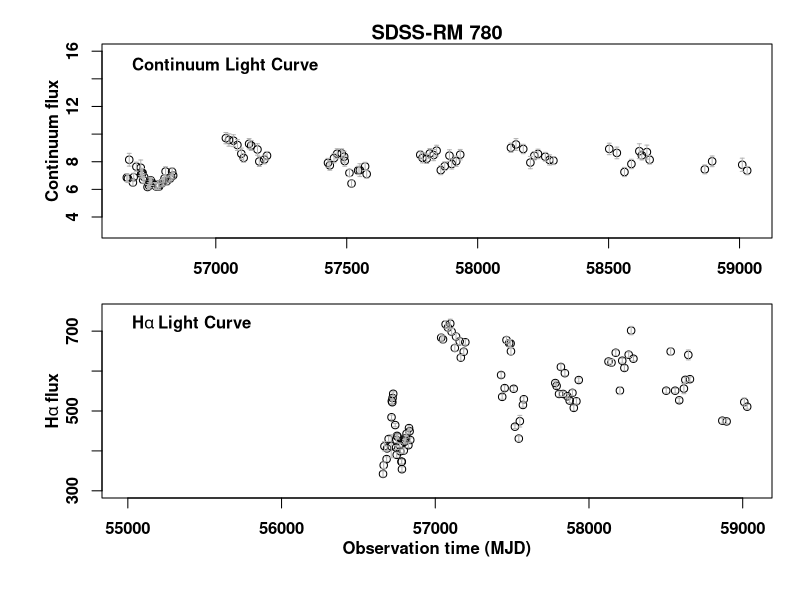

Reproduce this figure in R. (Note: this script raises an error after producing the figure.)

############### Section 4.2: Fixed-width latent-process DRW models

options(digits = 11)
setwd("~/Desktop/yasaman/")
dat.h <- read.table("ha.txt", skip = 1, sep = "", header = FALSE)
dat.c <- read.table("cont.txt", skip = 1, sep = "", header = FALSE)

cont <- dat.c[dat.c[, 4] == "sdss_spec_r", ]
ha   <- dat.h

median(diff(cont[, 1])); median(cont[, 2]); median(cont[, 3])
median(diff(ha[, 1])); median(ha[, 2]); median(ha[, 3])

############### Figure 1

par(mfrow = c(2, 1),
    mar = c(2.1, 2.1, 1.2, 0.4),
    oma = c(3, 3, 1, 1), font = 2, font.axis = 2, cex = 1)
cex.size <- 1

plot(cont[, 1], cont[, 2], 
     col = 1, xlim = c(min(ha[, 1], cont[, 1]),  
                       max(ha[, 1], cont[, 1])),
     ylim = c(3, 16),
     xlab = "", ylab = , pch = 1, cex = cex.size, main = "")
legend("topleft", "Continuum Light Curve", bty = "n")
mtext("Continuum flux", side = 2, line = 2)
arrows(cont[, 1], cont[, 2] - cont[, 3], cont[, 1], cont[, 2] + cont[, 3], 
       angle = 90, code = 3, length = 0.02, col = "gray70")
title("SDSS-RM 780")

plot(dat.h[, 1], dat.h[, 2], col = 1, xlim = c(min(dat.h[, 1], dat.c[, 1]), max(dat.h[, 1], dat.c[, 1])),
     ylim = c(300, 750),
     xlab = "", ylab = "", pch = 1, cex = cex.size, main = "")
legend("topleft", expression(bold(H*alpha~"Light Curve")), bty = "n")
mtext(expression(bold(H*alpha~"flux")), side = 2, line = 2)
mtext("Observation time (MJD)", side = 1, line = 2)
arrows(ha[, 1], ha[, 2] - ha[, 3], ha[, 1], ha[, 2] + ha[, 3], 
       angle = 90, code = 3, length = 0.02, col = "gray70")

############### Fixed transfer-function width (top-hat) and standard deviation (Gaussian).

fixed_width_G  <- 5
fixed_width_TH <- sqrt(12) * fixed_width_G

############### Number of parallel cores.

ncores_default <- max(1L, parallel::detectCores() - 1L)

############### Read and prepare the data

tc <- as.numeric(cont[, 1])
yc <- as.numeric(cont[, 2])
ec <- as.numeric(cont[, 3])

tl <- as.numeric(ha[, 1])
yl <- as.numeric(ha[, 2])
el <- as.numeric(ha[, 3])

y <- c(yc, yl)

nc <- length(yc)
nl <- length(yl)
N  <- nc + nl

############### ============================================================
############### Stationary DRW covariance and PSD implied by
############### dZ(t) = -(1/tau) Z(t) dt + sigma dW(t)
############### sigma: diffusion coefficient / short-timescale amplitude
############### tau:   characteristic timescale
############### Var{Z(t)} = sigma^2 * tau / 2
############### ============================================================

K_drw <- function(t1, t2, sigma, tau) {
  if (!is.finite(sigma) || sigma <= 0) stop("sigma must be positive.")
  if (!is.finite(tau) || tau <= 0) stop("tau must be positive.")
  lag <- abs(outer(t1, t2, "-"))
  (sigma^2 * tau / 2) * exp(-lag / tau)
}

S_drw <- function(omega, sigma, tau) {
  sigma^2 * tau^2 / (1 + omega^2 * tau^2)
}

############### Transfer-function quadrature

quad_rule <- function(type = c("TH", "G"), tau0, width, nq = 31L,
                      gaussian_limit = 5) {
  type <- match.arg(type)
  nq <- as.integer(nq)
  if (nq < 3L) stop("nq must be at least 3.")
  if (!is.finite(width) || width <= 0) stop("width must be positive.")

  if (type == "TH") {
    u <- seq(tau0 - width / 2, tau0 + width / 2, length.out = nq)
    weights <- rep(1, nq)
    weights[c(1L, nq)] <- 0.5
    weights <- weights / sum(weights)
  } else {
    u <- seq(tau0 - gaussian_limit * width,
             tau0 + gaussian_limit * width,
             length.out = nq)
    weights <- dnorm(u, mean = tau0, sd = width)
    weights[c(1L, nq)] <- weights[c(1L, nq)] / 2
    weights <- weights / sum(weights)
  }
  list(u = u, weights = weights)
}

############### Matrix applying quadrature weights at multiple time points

make_W <- function(n_time, weights) {
  nq <- length(weights)
  W <- matrix(0, nrow = n_time, ncol = n_time * nq)
  for (i in seq_len(n_time)) {
    idx <- ((i - 1L) * nq + 1L):(i * nq)
    W[i, idx] <- weights
  }
  W
}

shifted_times <- function(times, delays) {
  as.vector(t(outer(times, delays, "-")))
}


############### Joint covariance of continuum and emission-line observations

build_joint_covariance <- function(par, type = c("TH", "G"), nq = 31L,
                                   width_TH = fixed_width_TH,
                                   width_G = fixed_width_G,
                                   jitter = 1e-8) {
  type <- match.arg(type)

  mu_c  <- unname(par["mu_c"])
  sigma <- exp(unname(par["log_sigma"]))
  tau   <- exp(unname(par["log_tau"]))
  mu_l  <- unname(par["mu_l"])
  alpha <- exp(unname(par["log_alpha"]))
  tau0  <- unname(par["tau0"])
  width <- if (type == "TH") width_TH else width_G

  q <- quad_rule(type, tau0, width, nq)
  u <- q$u; weights <- q$weights
  shifted_line <- shifted_times(tl, u)
  W_line <- make_W(nl, weights)

  Kcc <- K_drw(tc, tc, sigma, tau)
  Kcl <- alpha * K_drw(tc, shifted_line, sigma, tau) %*% t(W_line)
  Kll <- alpha^2 * W_line %*%
    K_drw(shifted_line, shifted_line, sigma, tau) %*% t(W_line)

  Kobs <- rbind(cbind(Kcc, Kcl), cbind(t(Kcl), Kll))
  diag(Kobs) <- diag(Kobs) + c(ec^2, el^2) + jitter

  list(
    K = Kobs,
    mean = c(rep(mu_c, nc), rep(mu_l, nl)),
    sigma = sigma, tau = tau, alpha = alpha, tau0 = tau0,
    width = width, delays = u, weights = weights,
    W_line = W_line, shifted_line = shifted_line
  )
}

############### Negative log-likelihood

neg_loglik_fixed <- function(par, type = c("TH", "G"), nq = 31L,
                             width_TH = fixed_width_TH,
                             width_G = fixed_width_G,
                             penalty = 1e100) {
  type <- match.arg(type)
  obj <- try(build_joint_covariance(par, type, nq, width_TH, width_G),
             silent = TRUE)
  if (inherits(obj, "try-error")) return(penalty)
  R <- try(chol(obj$K), silent = TRUE)
  if (inherits(R, "try-error")) return(penalty)
  residual <- y - obj$mean
  z <- forwardsolve(t(R), residual)
  nll <- 0.5 * sum(z^2) + sum(log(diag(R))) + 0.5 * N * log(2 * pi)
  if (!is.finite(nll)) penalty else nll
}

############### Starting values and bounds

safe_sd <- function(x) {
  ans <- sd(x)
  if (!is.finite(ans) || ans <= 0) 1 else ans
}

yc_sd <- safe_sd(yc); yl_sd <- safe_sd(yl)
baseline <- max(c(tc, tl)) - min(c(tc, tl))
if (!is.finite(baseline) || baseline <= 0) baseline <- 1000

tau_upper <- max(5000, 2 * baseline)
lag_upper <- min(500, max(300, baseline / 2))

lower_fixed <- c(
  mu_c = min(yc) - 3 * yc_sd,
  log_sigma = log(1e-4),
  log_tau = log(1),
  mu_l = min(yl) - 3 * yl_sd,
  log_alpha = log(1e-4),
  tau0 = 0
)

upper_fixed <- c(
  mu_c = max(yc) + 3 * yc_sd,
  log_sigma = log(100),
  log_tau = log(tau_upper),
  mu_l = max(yl) + 3 * yl_sd,
  log_alpha = log(1e4),
  tau0 = lag_upper
)

make_start_fixed <- function() {
  tau_start <- exp(runif(1, log(30), log(min(1000, tau_upper))))
  sigma_center <- yc_sd / sqrt(tau_start / 2)
  sigma_start <- exp(runif(
    1,
    log(max(1e-4, 0.3 * sigma_center)),
    log(max(1e-3, 3 * sigma_center))
  ))
  alpha_center <- yl_sd / max(yc_sd, 1e-6)
  alpha_start <- exp(runif(
    1,
    log(max(1e-4, 0.2 * alpha_center)),
    log(max(1e-3, 5 * alpha_center))
  ))

  start <- c(
    mu_c = mean(yc),
    log_sigma = log(sigma_start),
    log_tau = log(tau_start),
    mu_l = mean(yl),
    log_alpha = log(alpha_start),
    tau0 = runif(1, 1, lag_upper)
  )
  pmin(pmax(start, lower_fixed + 1e-8), upper_fixed - 1e-8)
}

############### Multi-start MLE

fit_one_fixed <- function(type = c("TH", "G"), nstart = 30L,
                          nq = 21L, final_nq = max(31L, nq),
                          ncores = ncores_default,
                          maxit = 1500L, final_maxit = 3000L,
                          width_TH = fixed_width_TH,
                          width_G = fixed_width_G,
                          seed = 2026,
                          final_hessian = TRUE) {
  type <- match.arg(type)
  set.seed(seed)
  starts <- replicate(nstart, make_start_fixed(), simplify = FALSE)
  overall_start <- Sys.time()

  cat("\n============================================================\n")
  cat("Model:", type, "| starts:", nstart, "| nq:", nq,
      "| final nq:", final_nq, "\n")
  cat("Started:", format(overall_start), "\n")
  cat("============================================================\n")

  fit_fun <- function(start, id) {
    run_start <- Sys.time()
    ans <- tryCatch(
      optim(
        par = start, fn = neg_loglik_fixed,
        type = type, nq = nq,
        width_TH = width_TH, width_G = width_G,
        method = "L-BFGS-B", lower = lower_fixed, upper = upper_fixed,
        control = list(maxit = maxit, factr = 1e7, pgtol = 1e-7)
      ),
      error = function(e) list(
        par = start, value = Inf, convergence = 999L,
        message = conditionMessage(e)
      )
    )
    run_end <- Sys.time()
    ans$start_id <- id
    ans$elapsed_minutes <- as.numeric(difftime(run_end, run_start, units = "mins"))
    cat(sprintf("[%3d/%3d] %s -> %s | %.2f min | nll=%s | conv=%d\n",
                id, nstart,
                format(run_start, "%Y-%m-%d %H:%M:%S"),
                format(run_end, "%Y-%m-%d %H:%M:%S"),
                ans$elapsed_minutes,
                if (is.finite(ans$value)) sprintf("%.6f", ans$value) else "Inf",
                ans$convergence))
    ans
  }

  ids <- seq_along(starts)
  if (.Platform$OS.type == "windows" || ncores <= 1L) {
    fits <- lapply(ids, function(i) fit_fun(starts[[i]], i))
  } else {
    fits <- parallel::mclapply(
      ids, function(i) fit_fun(starts[[i]], i),
      mc.cores = ncores, mc.preschedule = FALSE
    )
  }

  vals <- vapply(fits, function(z) {
    if (is.null(z$value) || !is.finite(z$value)) Inf else z$value
  }, numeric(1))
  if (all(!is.finite(vals))) stop("All optimization starts failed.")

  best_id <- which.min(vals)
  best <- fits[[best_id]]
  cat("\nBest initial start:", best_id, "| nll:", best$value, "\n")

  refined <- optim(
    par = best$par, fn = neg_loglik_fixed,
    type = type, nq = final_nq,
    width_TH = width_TH, width_G = width_G,
    method = "L-BFGS-B", lower = lower_fixed, upper = upper_fixed,
    hessian = final_hessian,
    control = list(maxit = final_maxit, factr = 1e5, pgtol = 1e-8)
  )

  p <- refined$par
  width <- if (type == "TH") width_TH else width_G
  estimates <- c(
    mu_c = unname(p["mu_c"]),
    sigma = exp(unname(p["log_sigma"])),
    tau = exp(unname(p["log_tau"])),
    mu_l = unname(p["mu_l"]),
    alpha = exp(unname(p["log_alpha"])),
    tau0 = unname(p["tau0"]),
    width = width
  )

  logLik_value <- -refined$value
  AIC_value <- -2 * logLik_value + 2 * length(p)
  overall_end <- Sys.time()

  cat("Final convergence:", refined$convergence, "\n")
  cat("Final logLik     :", logLik_value, "\n")
  cat("Final AIC        :", AIC_value, "\n")
  cat("Finished         :", format(overall_end), "\n\n")

  list(
    type = type, fit = refined, estimates = estimates,
    logLik = logLik_value, AIC = AIC_value,
    fixed_width = width, best_start = best_id,
    all_fits = fits, initial_objective_values = vals,
    final_nq = final_nq,
    timing = list(start = overall_start, end = overall_end)
  )
}

############### Hessian diagnostics and SEs

hessian_diagnostics_fixed <- function(fit_object) {
  H <- fit_object$fit$hessian
  if (is.null(H)) return(list(valid = FALSE, message = "No Hessian stored."))
  H <- (H + t(H)) / 2
  eig <- eigen(H, symmetric = TRUE, only.values = TRUE)$values
  valid <- all(is.finite(eig)) && min(eig) > 0
  list(
    valid = valid,
    message = if (valid) "Hessian is positive definite." else
      "Hessian is not positive definite; SEs are unreliable.",
    eigenvalues = eig,
    minimum_eigenvalue = min(eig),
    maximum_eigenvalue = max(eig),
    nonpositive = sum(eig <= 0),
    condition_number = if (valid) max(eig) / min(eig) else Inf
  )
}

extract_estimates_and_se_fixed <- function(fit_object) {
  info <- hessian_diagnostics_fixed(fit_object)
  p <- fit_object$fit$par
  est <- c(
    mu_c = unname(p["mu_c"]),
    sigma = exp(unname(p["log_sigma"])),
    tau = exp(unname(p["log_tau"])),
    mu_l = unname(p["mu_l"]),
    alpha = exp(unname(p["log_alpha"])),
    tau0 = unname(p["tau0"])
  )
  if (!info$valid) {
    warning(info$message)
    return(data.frame(parameter = names(est), estimate = as.numeric(est), SE = NA_real_))
  }
  H <- (fit_object$fit$hessian + t(fit_object$fit$hessian)) / 2
  se_int <- sqrt(diag(solve(H)))
  se <- c(
    mu_c = unname(se_int["mu_c"]),
    sigma = est["sigma"] * unname(se_int["log_sigma"]),
    tau = est["tau"] * unname(se_int["log_tau"]),
    mu_l = unname(se_int["mu_l"]),
    alpha = est["alpha"] * unname(se_int["log_alpha"]),
    tau0 = unname(se_int["tau0"])
  )
  data.frame(parameter = names(est), estimate = as.numeric(est), SE = as.numeric(se))
}

compare_best_starts <- function(fit_object, n = 10L) {
  vals <- sort(fit_object$initial_objective_values[
    is.finite(fit_object$initial_objective_values)
  ])
  vals <- head(vals, n)
  data.frame(rank = seq_along(vals), negative_log_likelihood = vals,
             difference_from_best = vals - min(vals))
}

############### Conditional prediction

predict_rm_fixed <- function(fit_or_par, type = c("TH", "G"),
                             t_grid, nq = 41L,
                             width_TH = fixed_width_TH,
                             width_G = fixed_width_G,
                             jitter = 1e-8) {
  type <- match.arg(type)
  par <- if (is.list(fit_or_par) && !is.null(fit_or_par$estimates)) {
    fit_or_par$estimates
  } else fit_or_par

  width <- if ("width" %in% names(par)) unname(par["width"]) else
    if (type == "TH") width_TH else width_G

  q <- quad_rule(type, unname(par["tau0"]), width, nq)
  u <- q$u; weights <- q$weights
  shifted_line <- shifted_times(tl, u)
  W_line <- make_W(nl, weights)

  sigma <- unname(par["sigma"])
  tau <- unname(par["tau"])
  alpha <- unname(par["alpha"])

  Kcc <- K_drw(tc, tc, sigma, tau)
  Kcl <- alpha * K_drw(tc, shifted_line, sigma, tau) %*% t(W_line)
  Kll <- alpha^2 * W_line %*%
    K_drw(shifted_line, shifted_line, sigma, tau) %*% t(W_line)
  Kobs <- rbind(cbind(Kcc, Kcl), cbind(t(Kcl), Kll))
  diag(Kobs) <- diag(Kobs) + c(ec^2, el^2) + jitter

  mean_obs <- c(rep(unname(par["mu_c"]), nc), rep(unname(par["mu_l"]), nl))
  R <- chol(Kobs)
  Kinv_res <- backsolve(R, forwardsolve(t(R), y - mean_obs))

  Kstar_c <- cbind(
    K_drw(t_grid, tc, sigma, tau),
    alpha * K_drw(t_grid, shifted_line, sigma, tau) %*% t(W_line)
  )
  continuum_mean <- as.numeric(unname(par["mu_c"]) + Kstar_c %*% Kinv_res)
  Vc <- forwardsolve(t(R), t(Kstar_c))
  continuum_var <- pmax(sigma^2 * tau / 2 - colSums(Vc^2), 0)

  shifted_grid <- shifted_times(t_grid, u)
  W_grid <- make_W(length(t_grid), weights)
  Kstar_l_cont <- alpha * W_grid %*% K_drw(shifted_grid, tc, sigma, tau)
  Kstar_l_line <- alpha^2 * W_grid %*%
    K_drw(shifted_grid, shifted_line, sigma, tau) %*% t(W_line)
  Kstar_l <- cbind(Kstar_l_cont, Kstar_l_line)
  line_mean <- as.numeric(unname(par["mu_l"]) + Kstar_l %*% Kinv_res)
  Vl <- forwardsolve(t(R), t(Kstar_l))
  Kuu <- K_drw(u, u, sigma, tau)
  line_prior_var <- as.numeric(alpha^2 * t(weights) %*% Kuu %*% weights)
  line_var <- pmax(line_prior_var - colSums(Vl^2), 0)

  list(
    time = t_grid,
    continuum_mean = continuum_mean,
    continuum_sd = sqrt(continuum_var),
    line_mean = line_mean,
    line_sd = sqrt(line_var)
  )
}

############### Figure 5: transfer functions

plot_transfer_functions <- function(fit_TH, fit_G, outfile = NULL,
                                    ngrid = 2000L, xlim = NULL) {
  par_TH <- if (is.list(fit_TH)) fit_TH$estimates else fit_TH
  par_G <- if (is.list(fit_G)) fit_G$estimates else fit_G
  tau_TH <- unname(par_TH["tau0"]); w_TH <- unname(par_TH["width"])
  tau_G <- unname(par_G["tau0"]); omega_G <- unname(par_G["width"])

  u_TH <- seq(tau_TH - 0.8 * w_TH, tau_TH + 0.8 * w_TH, length.out = ngrid)
  psi_TH <- ifelse(abs(u_TH - tau_TH) <= w_TH / 2, 1 / w_TH, 0)
  psi_TH <- psi_TH / max(psi_TH)
  u_G <- seq(tau_G - 4 * omega_G, tau_G + 4 * omega_G, length.out = ngrid)
  psi_G <- dnorm(u_G, tau_G, omega_G); psi_G <- psi_G / max(psi_G)
  if (is.null(xlim)) xlim <- range(c(u_TH, u_G))

  if (!is.null(outfile)) { pdf(outfile, 7.2, 7.2); on.exit(dev.off(), add = TRUE) }
  old <- par(no.readonly = TRUE); on.exit(par(old), add = TRUE)
  par(mfrow = c(2, 1), mar = c(4.2, 4.3, 2.2, 1))

  plot(u_TH, psi_TH, type = "l", lwd = 2, xlim = c(115, 165), ylim = c(0, 1.05),
       xlab = "", ylab = "",
       main = "Top-hat response")
  abline(v = tau_TH, lty = 3)
  mtext("Lag (days)", side = 1, line = 2, cex = 1.1)
  mtext(expression(Psi(u) / max(Psi(u))), side = 2, line = 2, cex = 1.1)

  legend("topright", c(sprintf("Lag = %.2f days", tau_TH),
                       sprintf("Width = %.2f days", w_TH)), bty = "n")

  plot(u_G, psi_G, type = "l", lwd = 2, xlim = c(115, 165), ylim = c(0, 1.05),
       xlab = "", ylab = "",
       main = "")
  title("Gaussian response")
  mtext("Lag (days)", side = 1, line = 2, cex = 1.1)
  mtext(expression(Psi(u) / max(Psi(u))), side = 2, line = 2, cex = 1.1)
  abline(v = tau_G, lty = 3)
  legend("topright", c(sprintf("Lag = %.2f days", tau_G),
                       sprintf("SD = %.2f days", omega_G)), bty = "n")
}

############### Figure 6: conditional H-alpha reconstructions

plot_line_reconstructions <- function(fit_TH, fit_G, outfile = NULL,
                                      nq = 41L, ngrid = 800L,
                                      xlim = range(c(tc, tl))) {
  par_TH <- if (is.list(fit_TH)) fit_TH$estimates else fit_TH
  par_G <- if (is.list(fit_G)) fit_G$estimates else fit_G
  t_grid <- seq(xlim[1], xlim[2], length.out = ngrid)
  pred_TH <- predict_rm_fixed(par_TH, "TH", t_grid, nq)
  pred_G <- predict_rm_fixed(par_G, "G", t_grid, nq)

  ylim_line <- range(
    yl - el, yl + el,
    pred_TH$line_mean - 1.96 * pred_TH$line_sd,
    pred_TH$line_mean + 1.96 * pred_TH$line_sd,
    pred_G$line_mean - 1.96 * pred_G$line_sd,
    pred_G$line_mean + 1.96 * pred_G$line_sd,
    finite = TRUE
  )

  if (!is.null(outfile)) { pdf(outfile, 8, 7); on.exit(dev.off(), add = TRUE) }
  old <- par(no.readonly = TRUE); on.exit(par(old), add = TRUE)
  par(mfrow = c(2, 1), mar = c(4, 4.3, 2.2, 1))

  draw_panel <- function(pred, title_text) {
    plot(tl, yl, type = "n", xlim = xlim, ylim = ylim_line,
         xlab = "",
         ylab = "", main = title_text)
    mtext("Observation time (MJD)", side = 1, line = 2, cex = 1.1)
    mtext(expression(H * alpha ~ "flux"), side = 2, line = 2, cex = 1.1)
    polygon(c(pred$time, rev(pred$time)),
            c(pred$line_mean - 1.96 * pred$line_sd,
              rev(pred$line_mean + 1.96 * pred$line_sd)),
            border = NA, col = adjustcolor("gray75", alpha.f = 0.45))
    arrows(tl, yl - el, tl, yl + el, angle = 90, code = 3,
           length = 0.015, col = "gray60")
    points(tl, yl, pch = 16, cex = 0.65)
    lines(pred$time, pred$line_mean, lwd = 2)
  }

  draw_panel(pred_TH, sprintf("Top-hat: lag = %.2f d, width = %.2f d",
                              par_TH["tau0"], par_TH["width"]))
  draw_panel(pred_G, sprintf("Gaussian: lag = %.2f d, SD = %.2f d",
                             par_G["tau0"], par_G["width"]))
  invisible(list(top_hat = pred_TH, gaussian = pred_G))
}

############### Figure 7: frequency responses and filtered PSD ratio

sinc_safe <- function(x) {
  out <- rep(1, length(x)); idx <- abs(x) > 1e-12
  out[idx] <- sin(x[idx]) / x[idx]
  out
}

plot_frequency_domain <- function(fit_TH, fit_G, outfile = NULL,
                                  omega_min = 1e-5, omega_max = 2,
                                  ngrid = 2000L) {
  par_TH <- if (is.list(fit_TH)) fit_TH$estimates else fit_TH
  par_G <- if (is.list(fit_G)) fit_G$estimates else fit_G
  omega <- 10^seq(log10(omega_min), log10(omega_max), length.out = ngrid)

  response_TH <- sinc_safe(omega * unname(par_TH["width"]) / 2)^2
  response_G <- exp(-omega^2 * unname(par_G["width"])^2)
  SZ_TH <- S_drw(omega, unname(par_TH["sigma"]), unname(par_TH["tau"]))
  SZ_G <- S_drw(omega, unname(par_G["sigma"]), unname(par_G["tau"]))
  SL_TH <- unname(par_TH["alpha"])^2 * response_TH * SZ_TH
  SL_G <- unname(par_G["alpha"])^2 * response_G * SZ_G
  tiny <- .Machine$double.xmin
  log10_ratio <- log10(pmax(SL_TH, tiny)) - log10(pmax(SL_G, tiny))

  if (!is.null(outfile)) { pdf(outfile, 7.2, 7.3); on.exit(dev.off(), add = TRUE) }
  old <- par(no.readonly = TRUE); on.exit(par(old), add = TRUE)
  par(mfrow = c(2, 1), mar = c(4.2, 4.6, 1.4, 1))

  plot(omega, response_TH, type = "l", log = "x", lwd = 2,
       ylim = c(0, 1.02), xlab = "",
       ylab = "")
  mtext(expression(omega), side = 1, line = 2, cex = 1.1)
  mtext(expression(abs(hat(Psi)(omega))^2), side = 2, line = 2, cex = 1.1)

  lines(omega, response_G, lwd = 2, lty = 2)
  legend("bottomleft", c("Top-hat", "Gaussian"), lty = c(1, 2),
         lwd = 2, bty = "n")

  plot(omega, log10_ratio, type = "l", log = "x", lwd = 2,
       xlab = "",
       ylab = "")
  abline(h = 0, lty = 2)
  mtext(expression(omega), side = 1, line = 2, cex = 1.1)
  mtext(expression(log[10] * (S[l]^TH * (omega)/S[l]^G * (omega))), side = 2, line = 2, cex = 1.1)

  text(
    x = omega_min * 3,
    y = 4,
    labels = "equal filtered power",
    adj = 0
  )

  invisible(data.frame(
    omega = omega, response_TH = response_TH, response_G = response_G,
    latent_PSD_TH = SZ_TH, latent_PSD_G = SZ_G,
    line_PSD_TH = SL_TH, line_PSD_G = SL_G,
    log10_ratio = log10_ratio
  ))
}

############### Test fit

fit_TH_test <- fit_one_fixed("TH", nstart = 1, nq = 15, final_nq = 21,
                             ncores = min(3L, ncores_default),
                             maxit = 300, final_maxit = 800)

fit_TH_test$estimates

fit_G_test <- fit_one_fixed("G", nstart = 1, nq = 15, final_nq = 21,
                            ncores = min(3L, ncores_default),
                            maxit = 300, final_maxit = 800)

fit_G_test$estimates

############### Fit

fit_TH_fixed <- fit_one_fixed("TH", nstart = 30, nq = 21, final_nq = 41,
                              ncores = ncores_default)

fit_TH_fixed$estimates
extract_estimates_and_se_fixed(fit_TH_fixed)
hessian_diagnostics_fixed(fit_TH_fixed)
compare_best_starts(fit_TH_fixed)

fit_G_fixed <- fit_one_fixed("G", nstart = 30, nq = 21, final_nq = 41,
                             ncores = ncores_default)

fit_G_fixed$estimates
extract_estimates_and_se_fixed(fit_G_fixed)
hessian_diagnostics_fixed(fit_G_fixed)
compare_best_starts(fit_G_fixed)

############### Figures

plot_transfer_functions(fit_TH_fixed, fit_G_fixed)

plot_line_reconstructions(fit_TH_fixed, fit_G_fixed, nq = 51)

frequency_results <- plot_frequency_domain(
  fit_TH_fixed, fit_G_fixed,
  omega_max = 2
)
